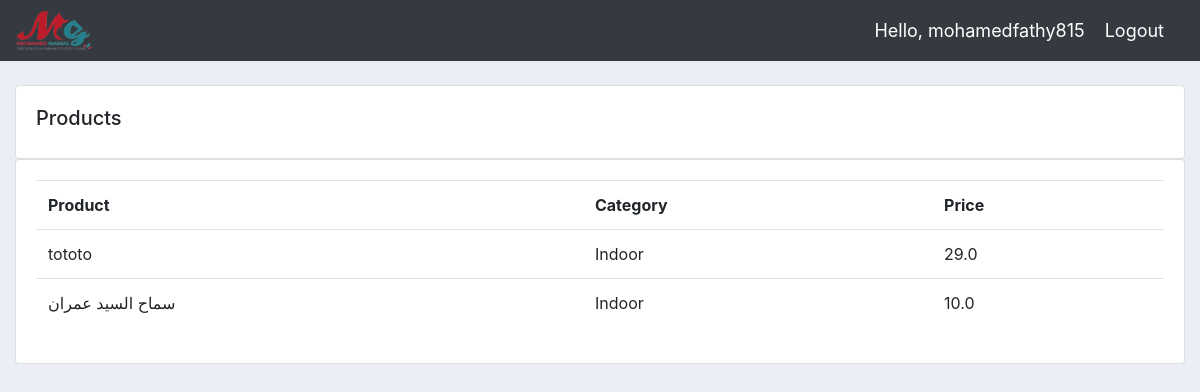
Screenshot of /products/ (signed in) with the database file from the repository.
### accounts/models.py (models this page shows, shortened)
class Product(models.Model):
    CATEGORY = (
        ('Indoor', 'Indoor'),
        ('Out Door', 'Out Door'),
    )
    name = models.CharField(max_length=200, null=True)
    price = models.FloatField(null=True)
    category = models.CharField(max_length=200, null=True, choices=CATEGORY)
    description = models.CharField(max_length=200, null=True, blank=True)
    date_created = models.DateTimeField(auto_now_add=True, null=True)
    tags = models.ManyToManyField(Tag)

### accounts/decorators.py (the view)
		def wrapper_func(request, *args, **kwargs):
			group = None
			if request.user.groups.exists():
				group = request.user.groups.all()[0].name
			if group in allowed_roles:
				return view_func(request, *args, **kwargs)
			else:
				return HttpResponse('You are not authorized to view this page')

### accounts/views.py (called while the page is built)
@login_required(login_url='login')
@allowed_users(allowed_roles=['admin'])
def products(request):
	products = Product.objects.all()
	return render(request, 'accounts/products.html', {'products': products})

### accounts/templates/accounts/products.html
{%  extends 'accounts/main.html' %}
{% block content %}
		<br>
		<div class="row">
			<div class="col-md">
				<div class="card card-body">
					<h5>Products</h5>
				</div>
				<div class="card card-body">
					<table class="table">
						<tr>
							<th>Product</th>
							<th>Category</th>
							<th>Price</th>
						</tr>
						{% for i in products %}
							<tr>
								<td>{{i.name}}</td>
								<td>{{i.category}}</td>
								<td>{{i.price}}</td>
							</tr>
						{% endfor %}
					</table>
				</div>
			</div>
		</div>
{% endblock content %}

### accounts/templates/accounts/navbar.html (shortened to what this page needs)
{% load static %}
<nav class="navbar navbar-expand-lg navbar-dark bg-dark">
 <a href="#" class="logo"> <img src="{% static 'assets/images/1608070855306.png' %}" width="80px" height="45px" alt="waves"></a>
  <span class="hello-msg">Hello, {{request.user}}</span>
  <span ><a  class="hello-msg" href="{% url 'logout' %}">Logout</a></span>
</nav>

### static/css/main.css (style rules this page uses)
body { background-color: #ebeff5; }

### accounts/templates/accounts/navbar.html (style rules this page uses)
.hello-msg { font-size: 18px; color: #fff; margin-right: 20px; }

### rows the page displays
Product: name "tototo", category "Indoor", price "29.0"
Product: name "سماح السيد عمران", category "Indoor", price "10.0"

### other values shown
{{ request.user }} "mohamedfathy815"
